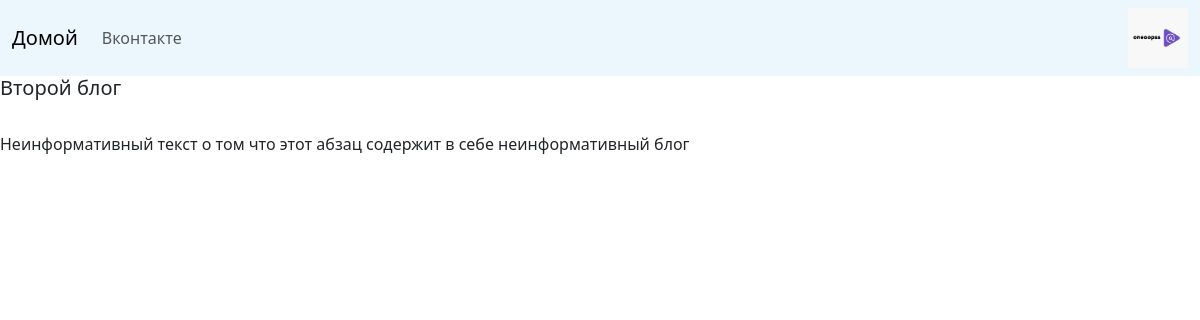
Page /blog/1/ on the committed database.
### blog/models.py (models this page shows)
class Blog(models.Model):
    title = models.CharField(max_length=100)
    discription = models.CharField(max_length=200)
    text = models.TextField()
    date = models.DateField(auto_now=False, auto_now_add=False,)

### blog/views.py (the view)
# urls.py: path('<int:blog_id>/', views.detail, name='detail',),
def detail(r, blog_id):
    blog = get_object_or_404(Blog, pk=blog_id)
    return render(r, 'blog/detail.html',{'blog':blog})

### blog/templates/blog/detail.html (shortened to what this page needs)
{% extends 'portfolio/base.html' %}
{% block content %}
<a>
<h5>{{ blog.title }}</h5>
<br>
{{ blog.text }}
{% endblock %}

### rows in the picture
Blog: title "Второй блог", text "Неинформативный текст о том что этот абзац содержит в себе неинформативный блог"
